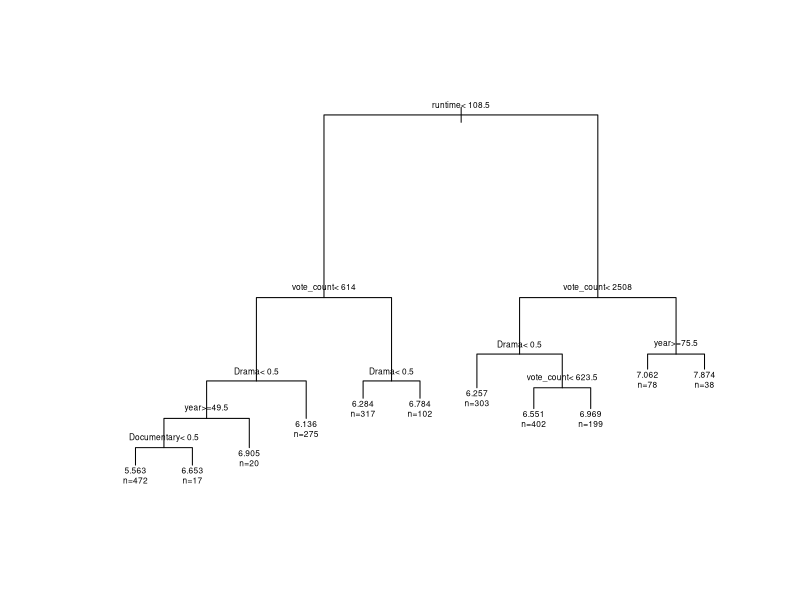

The R script that drew this image:
## ---- chunk 1
set.seed(123)
# 75% of the data are in training set; 25% of the data are in testing set
data_vote_avg <- read.csv("../Data/cleaned_movie_data_vote_average.csv",header = TRUE)
smp_size = floor(0.75 * nrow(data_vote_avg))
train_ind = sample(seq_len(nrow(data_vote_avg)), size = smp_size)
train = data_vote_avg[train_ind, ]
test = data_vote_avg[-train_ind, ]
## ---- chunk 2
library(rpart)
tree.model <- rpart(vote_average~., method = 'anova', data = train, 
                    control = rpart.control(maxdepth = 8, minsplit = 20, cp = 0.01))
plot(tree.model, margin = 0.05)
text(tree.model, use.n = TRUE, cex = 0.5)
tree.pred <- predict(tree.model, test)
## ---- chunk 3
error <- mean(abs((test$vote_average-tree.pred)/test$vote_average))
error
